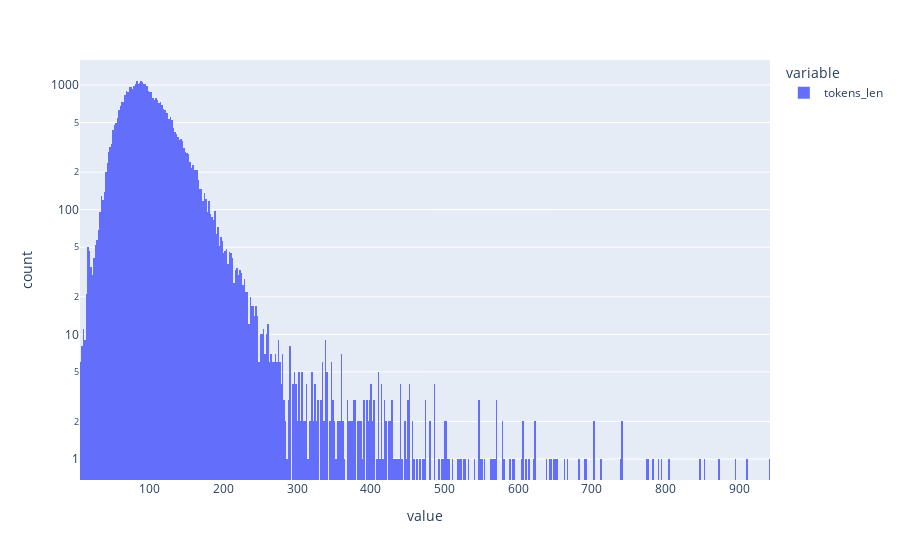

The notebook cell this image was saved under:
### Code cell
px.histogram(df['tokens_len'], log_y=True)

### Figure 1 — Plotly figure (JSON) as saved in the notebook; plotly's stock layout.template omitted (floating-point values rounded to 4 significant figures; data arrays with more than 128 entries replaced by an {"elided": "..."} marker saying what was removed)
{"data": [{"alignmentgroup": "True", "bingroup": "x", "hovertemplate": "variable=tokens_len<br>value=%{x}<br>count=%{y}<extra></extra>", "legendgroup": "tokens_len", "marker": {"color": "#636efa", "pattern": {"shape": ""}}, "name": "tokens_len", "offsetgroup": "tokens_len", "orientation": "v", "showlegend": true, "type": "histogram", "x": {"elided": "42756 int values"}, "xaxis": "x", "yaxis": "y"}], "layout": {"barmode": "relative", "legend": {"title": {"text": "variable"}, "tracegroupgap": 0}, "margin": {"t": 60}, "xaxis": {"anchor": "y", "domain": [0, 1], "title": {"text": "value"}}, "yaxis": {"anchor": "x", "domain": [0, 1], "title": {"text": "count"}, "type": "log"}}}
